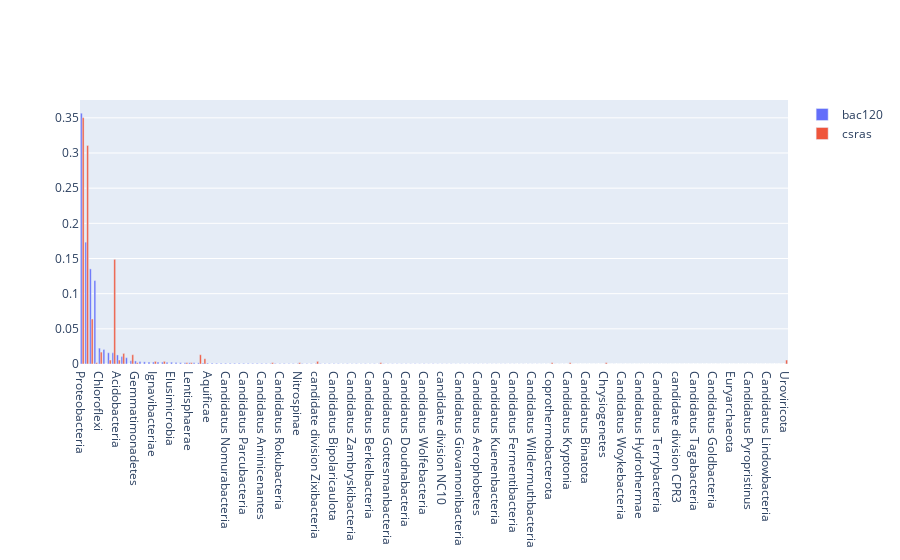

Notebook source saved alongside this figure:
### Code cell
df_distributions = pd.merge(df_bac_distributions, df_csra_distributions, left_index=True, 
                            right_index=True, how='outer').fillna(0)
df_distributions.columns = ['bac120', 'csras']
df_distributions = df_distributions.sort_values('bac120', ascending=False)
bac120_trace = go.Bar(x= df_distributions.index, y= df_distributions['bac120'], name='bac120')
csra_trace = go.Bar(x= df_distributions.index, y= df_distributions['csras'], name = 'csras')
fig = go.Figure(data = [bac120_trace, csra_trace])
fig.write_html('./bac120_csra_phyla_dist.html')
fig

### Figure 1 — Plotly figure (JSON) as saved in the notebook; plotly's stock layout.template omitted (floating-point values rounded to 4 significant figures; data arrays with more than 128 entries replaced by an {"elided": "..."} marker saying what was removed)
{"data": [{"name": "bac120", "type": "bar", "x": {"elided": "157 str values"}, "y": {"elided": "157 float values"}}, {"name": "csras", "type": "bar", "x": {"elided": "157 str values"}, "y": {"elided": "157 float values"}}], "layout": {}}
